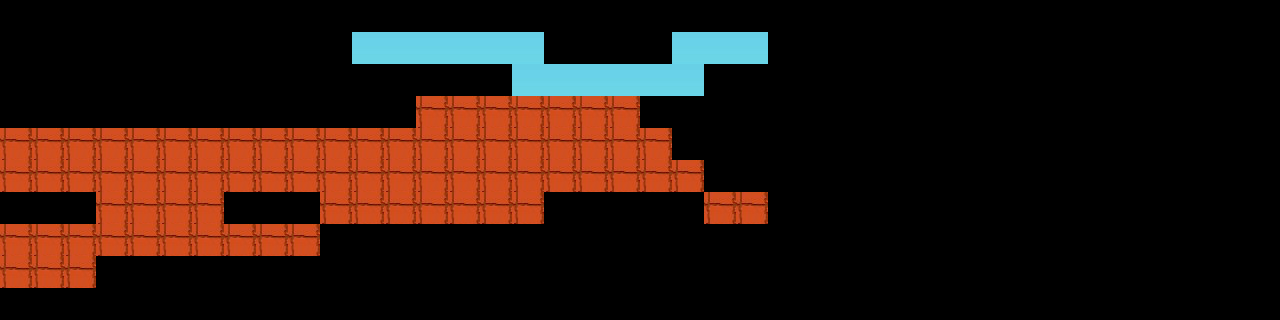

Rendered tile map (Tiled .tmx) drawn with the repository's tilesets; below, a short description and the map source with its tile grids summarised:
An orthogonal 40x10 tile map with 32x32 px tiles, 1 tile layer (Tile Layer 1).

<map version="1.0" orientation="orthogonal" width="40" height="10" tilewidth="32" tileheight="32">
 <tileset firstgid="1" name="background" tilewidth="32" tileheight="32">
  <image source="background.png" width="800" height="600" />
  <tile id="375">
   <properties>
    <property name="Collidable" value="true" />
   </properties>
  </tile>
 </tileset>
 <layer name="Tile Layer 1" width="40" height="10">
  <data>[400 cells, 91 non-empty, 2 distinct tile ids]</data>
 </layer>
</map>